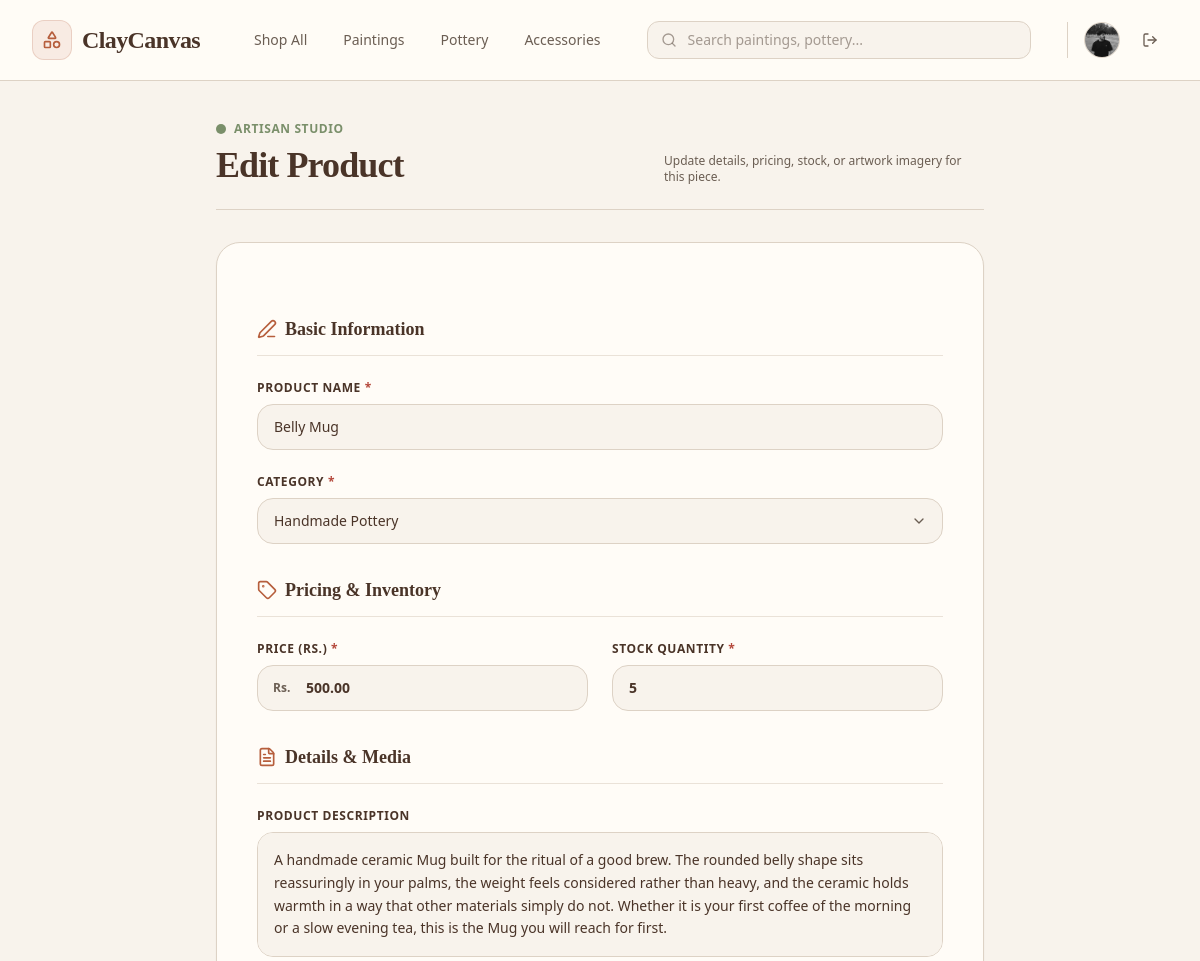
The app's page /products/edit/3/ (signed in, upper part), older data.
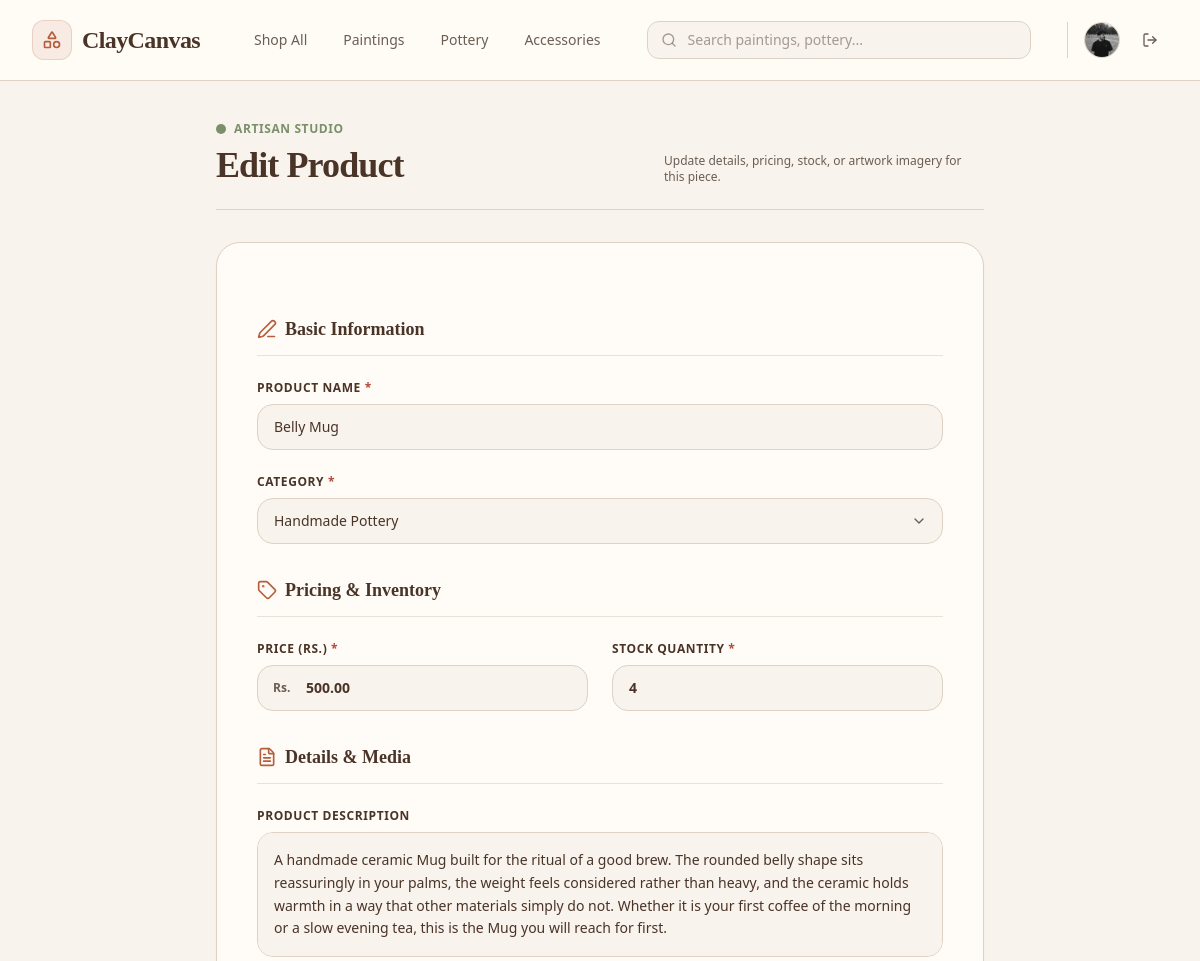
The same page, newer data.
### cc_app/models.py (models this page shows, shortened)
class Product(models.Model):
    class Category(models.TextChoices):
        PAINTINGS = 'paintings', 'Original Paintings'
        POTTERY = 'pottery', 'Handmade Pottery'
        CERAMICS = 'ceramics', 'Sculptures & Ceramics'
        PRINTS = 'prints', 'Canvas & Fine Art Prints'
        ACCESSORIES = 'accessories', 'Art Supplies & Displays'
    name = models.CharField(max_length=255)
    category = models.CharField(max_length=30, choices=Category.choices)
    description = models.TextField(help_text="Detailed description of the artwork, dimensions, and materials used.")
    price = models.DecimalField(max_digits=10, decimal_places=2)
    stock = models.PositiveIntegerField(default=1, help_text="Set to 1 for unique, original one-off masterworks.")
    product_image = models.ImageField(upload_to='images/products/')
    is_active = models.BooleanField(default=True)
    created_at = models.DateTimeField(auto_now_add=True)

### cc_app/views/products_view.py (the view, shortened to what this page needs)
# urls.py: path('products/edit/<int:product_id>/', edit_product_view, name='edit_product'),
@login_required
def edit_product_view(request, product_id):
    product = Product.objects.get(id=product_id)
    if not request.user.is_staff:
        messages.error(request, "You do not have permission to edit products.")
        return redirect('/')
    if not product:
        messages.error(request, "Product not found.")
        return redirect('/dashboard/admin/?section=product-management')
    errors = {}
    return render(request, 'main/edit_products_page.html', {'product': product})

### cc_app/templates/main/edit_products_page.html (shortened to what the changed rows need)
<!DOCTYPE html>
<html lang="en">
<head>
    {% load static %}
    <link href="{% static 'css/styles.css' %}" rel="stylesheet" />
</head>
<body class="bg-[#F8F3EC] text-[#6B5E53] font-sans min-h-screen flex flex-col antialiased">
    <main class="flex-grow flex items-center justify-center py-10 px-4 sm:px-6 lg:px-8">
        <div class="w-full max-w-3xl">
            <div class="mb-8 text-center sm:text-left flex flex-col sm:flex-row sm:items-end justify-between gap-4 pb-6 border-b border-[#DDD2C5]">
                <div>
                    <h1 class="text-3xl sm:text-4xl font-serif font-bold text-[#4A3428] tracking-tight">Edit Product</h1>
                </div>
            </div>
            <form method="POST" enctype="multipart/form-data" class="bg-[#FFFCF7] border border-[#DDD2C5] rounded-3xl p-6 sm:p-10 shadow-sm space-y-8">
                <div class="space-y-6">
                    <div>
                        <label for="id_name" class="block text-xs font-bold text-[#4A3428] uppercase tracking-wider mb-2">
                            Product Name <span class="text-[#B4473A]">*</span>
                        </label>
                        <input type="text" id="id_name" name="name" {% if data %} value="{{ data.name }}" {% else %} value="{{ product.name }}" {% endif %} maxlength="255" placeholder="e.g. Whispering Sands Ceramic Vase" class="w-full bg-[#F8F3EC] border border-[#DDD2C5] rounded-2xl px-4 py-3 text-sm text-[#4A3428] font-medium placeholder-[#6B5E53]/50 focus:outline-none focus:border-[#B65E3C] focus:bg-[#FFFCF7] transition-all">
                    </div>
                    <div>
                        <div class="relative">
                            <select id="id_category" name="category" class="w-full bg-[#F8F3EC] border border-[#DDD2C5] rounded-2xl px-4 py-3 text-sm text-[#4A3428] font-medium focus:outline-none focus:border-[#B65E3C] focus:bg-[#FFFCF7] transition-all appearance-none cursor-pointer">
                                <option value="pottery" {% if data %} {% if data.category == 'pottery' %}selected{% endif %} {% else %} {% if product.category == 'pottery' %}selected{% endif %} {% endif %} class="bg-[#FFFCF7] text-[#4A3428]">Handmade Pottery</option>
                            </select>
                            <div class="absolute inset-y-0 right-0 flex items-center pr-4 pointer-events-none text-[#6B5E53]">
                            </div>
                        </div>
                    </div>
                </div>
                <div class="space-y-6">
                    <div class="grid grid-cols-1 sm:grid-cols-2 gap-6">
                        <div>
                            <div class="relative">
                                <span class="absolute inset-y-0 left-0 pl-4 flex items-center text-xs font-bold text-[#6B5E53]">Rs.</span>
                                <input type="number" id="id_price" name="price" step="0.01" min="0" {% if data %} value="{{ data.price }}" {% else %} value="{{ product.price|stringformat:".2f" }}" {% endif %} placeholder="0.00" class="w-full bg-[#F8F3EC] border border-[#DDD2C5] rounded-2xl pl-12 pr-4 py-3 text-sm text-[#4A3428] font-semibold placeholder-[#6B5E53]/50 focus:outline-none focus:border-[#B65E3C] focus:bg-[#FFFCF7] transition-all">
                            </div>
                        </div>
                        <div>
                            <label for="id_stock" class="block text-xs font-bold text-[#4A3428] uppercase tracking-wider mb-2">
                                Stock Quantity <span class="text-[#B4473A]">*</span>
                            </label>
                            <input type="number" id="id_stock" name="stock" min="0" {% if data %} value="{{ data.stock }}" {% else %} value="{{ product.stock }}" {% endif %} placeholder="1" class="w-full bg-[#F8F3EC] border border-[#DDD2C5] rounded-2xl px-4 py-3 text-sm text-[#4A3428] font-semibold placeholder-[#6B5E53]/50 focus:outline-none focus:border-[#B65E3C] focus:bg-[#FFFCF7] transition-all">
                        </div>
                    </div>
                </div>
                <div class="space-y-6">
                    <div>
                        <label for="id_description" class="block text-xs font-bold text-[#4A3428] uppercase tracking-wider mb-2">
                            Product Description
                        </label>
                        <textarea id="id_description" name="description" rows="4" placeholder="Describe the story, materials, dimensions, and craft techniques used..." class="w-full bg-[#F8F3EC] border border-[#DDD2C5] rounded-2xl p-4 text-sm text-[#4A3428] font-medium placeholder-[#6B5E53]/50 focus:outline-none focus:border-[#B65E3C] focus:bg-[#FFFCF7] transition-all resize-none leading-relaxed">{% if data %}{{ data.description }}{% else %}{{ product.description }}{% endif %}</textarea>
                    </div>
                </div>
            </form>
        </div>
    </main>
</body>
</html>

Row changes from the older to the newer data that the page shows:
changed Product "Belly Mug": stock "5" → "4"
